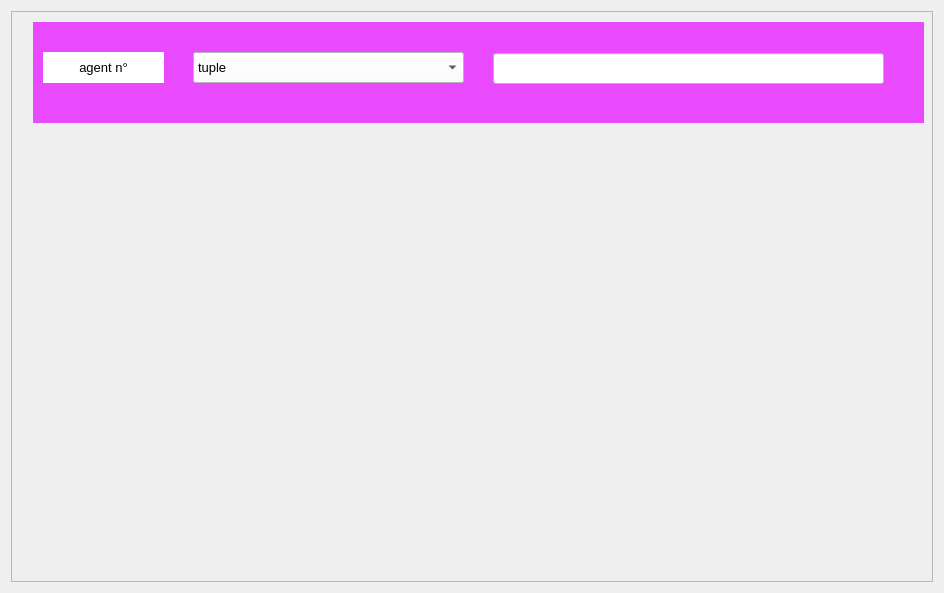
<?xml version="1.0" encoding="UTF-8"?>
<ui version="4.0">
 <class>Form</class>
 <widget class="QWidget" name="Form">
  <property name="geometry">
   <rect>
    <x>0</x>
    <y>0</y>
    <width>944</width>
    <height>593</height>
   </rect>
  </property>
  <property name="windowTitle">
   <string>Form</string>
  </property>
  <layout class="QVBoxLayout" name="verticalLayout">
   <item>
    <widget class="QScrollArea" name="scrollArea">
     <property name="widgetResizable">
      <bool>true</bool>
     </property>
     <widget class="QWidget" name="scrollAreaWidgetContents">
      <property name="geometry">
       <rect>
        <x>0</x>
        <y>0</y>
        <width>920</width>
        <height>569</height>
       </rect>
      </property>
      <widget class="QWidget" name="widget" native="true">
       <property name="enabled">
        <bool>true</bool>
       </property>
       <property name="geometry">
        <rect>
         <x>21</x>
         <y>10</y>
         <width>891</width>
         <height>101</height>
        </rect>
       </property>
       <property name="styleSheet">
        <string notr="true">
background-color: rgb(234, 74, 255);
</string>
       </property>
       <widget class="QComboBox" name="comboBox">
        <property name="geometry">
         <rect>
          <x>160</x>
          <y>30</y>
          <width>271</width>
          <height>31</height>
         </rect>
        </property>
        <property name="font">
         <font>
          <pointsize>10</pointsize>
         </font>
        </property>
        <property name="styleSheet">
         <string notr="true">background-color:white
</string>
        </property>
        <item>
         <property name="text">
          <string>tuple </string>
         </property>
        </item>
        <item>
         <property name="text">
          <string>categoriser</string>
         </property>
        </item>
        <item>
         <property name="text">
          <string>discussion</string>
         </property>
        </item>
        <item>
         <property name="text">
          <string>m&amp;t</string>
         </property>
        </item>
        <item>
         <property name="text">
          <string>Burden</string>
         </property>
        </item>
       </widget>
       <widget class="QLabel" name="label">
        <property name="geometry">
         <rect>
          <x>10</x>
          <y>30</y>
          <width>121</width>
          <height>31</height>
         </rect>
        </property>
        <property name="font">
         <font>
          <pointsize>10</pointsize>
          <weight>50</weight>
          <bold>false</bold>
         </font>
        </property>
        <property name="autoFillBackground">
         <bool>false</bool>
        </property>
        <property name="styleSheet">
         <string notr="true">background-color: white</string>
        </property>
        <property name="frameShadow">
         <enum>QFrame::Sunken</enum>
        </property>
        <property name="text">
         <string>agent n°</string>
        </property>
        <property name="alignment">
         <set>Qt::AlignCenter</set>
        </property>
       </widget>
       <widget class="QLineEdit" name="lineEdit">
        <property name="geometry">
         <rect>
          <x>460</x>
          <y>31</y>
          <width>391</width>
          <height>31</height>
         </rect>
        </property>
        <property name="styleSheet">
         <string notr="true">background-color:white</string>
        </property>
       </widget>
      </widget>
     </widget>
    </widget>
   </item>
  </layout>
 </widget>
 <resources>
  <include location="third.qrc"/>
 </resources>
 <connections/>
</ui>
